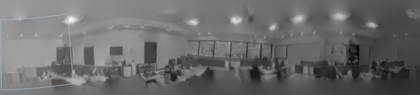
%> input picture proposal/presentation/panorama.png, 420 x 95 px, shrunk from 1412 x 320 before the run
$ octave test_full_tracking_and_reconstruction.m   (GNU Octave 9; MATLAB toolbox functions it lacks are replaced by stand-ins)
%> lines starting %> are read from the running program, lines starting %| are printed output that depends on the picture
### source/camera_simulation/flyDiffCam.m
function [allAddr, allTS, thetas, endState] = flyDiffCam(imagepath, thetaStart, thetaStop, omega, startState)
%> called with imagepath = 'camera_simulation/testimages/panorama.png', thetaStart = [0.785 0.785 0], thetaStop = [-0.785 -0.785 0], omega = [-1e-06 -1e-06 0]

% Simulates a camera rotation of the event camera in the scene given by 'imagepath'
%
% Arguments:
% imagepath: the path to the scene image as string
% thetaStart: the initial camera orientation (angles)
% thetaStop: the stopping orientation
% omega: the rotation speed (orientation change in one timestep)
% startState: the state of each pixel at the beginning (in case of several
% concatenated paths)

% theta = thetaStart;

params = getParameters();

if nargin < 5 || (size(startState, 1) ~= params.simulationPatchSize || size(startState, 2) ~= params.simulationPatchSize)
    state = zeros(params.simulationPatchSize);
else
    state = startState;
end

img = im2double(rgb2gray(imread(imagepath)));
%> img: size 95x420 double; min 0.0157, max 0.988, mean 0.42
% time = 1;

allAddr = zeros(100000,1);
allTS = zeros(100000,1);
thetas = zeros(100000,3);
lastOccupied = 0;

threshold = params.pixelIntensityThreshold;

steps = round((thetaStop - thetaStart) ./ omega);

steps((thetaStop - thetaStart) == 0 & omega == 0) = 0; %avoid invalid values due to division by 0

if (steps(1) ~= steps(2) && steps(1) ~= 0 && steps(2) ~= 0) || ...
        (steps(1) ~= steps(3) && steps(1) ~= 0 && steps(3) ~= 0) || ...
        (steps(2) ~= steps(3) && steps(2) ~= 0 && steps(3) ~= 0) || ...
        steps(1) < 0 || ...
        steps(2) < 0 || ...
        steps(3) < 0;

    fprintf('steps(1): %d\n', steps(1));
    fprintf('steps(2): %d\n', steps(2));
    fprintf('steps(3): %d\n', steps(3));
    error('movement in alpha/beta dimension not consisten with start/endpoints');
end

fprintf('starting simulation with %d timesteps\n', max(steps));

invKPs = getInvKPsforPatch();

% [MEX]: recommended: use compiled function here for speedup
%lastPatch = getPatch_mex(img, invKPs, thetaStart, params.simulationPatchSize);
lastPatch = getPatch(img, invKPs, thetaStart, params.simulationPatchSize);

for i = 1:max(steps)

    theta = thetaStart + i*omega;

    % [MEX]: recommended: use compiled function here for speedup
    %patch = getPatch_mex(img, invKPs, theta, params.simulationPatchSize);
    patch = getPatch(img, invKPs, theta, params.simulationPatchSize);

	[addr, ts, state] = getSignals(lastPatch, patch, i, state, threshold);

    newEvents = size(addr,1);

    if lastOccupied + newEvents > size(allAddr,1)
        %does not fit into array -> resize
        disp('resize');
        oldSize = size(allAddr,1);
        newSize = oldSize + 100000;
        newAllAddr = zeros(newSize,1);
        newAllTS = zeros(newSize,1);
        newThetas = zeros(newSize,3);

        newAllAddr(1:lastOccupied) = allAddr(1:lastOccupied);
        newAllTS(1:lastOccupied) = allTS(1:lastOccupied);
        newThetas(1:lastOccupied,:) = thetas(1:lastOccupied,:);

        allAddr = newAllAddr;
        allTS = newAllTS;
        thetas = newThetas;
    end


    allAddr((lastOccupied+1):(lastOccupied+newEvents)) = addr;
    allTS((lastOccupied+1):(lastOccupied+newEvents)) = ts;
    thetas((lastOccupied+1):(lastOccupied+newEvents),:) = repmat(theta, newEvents, 1);

    lastOccupied = lastOccupied+newEvents;

	lastPatch = patch;

    if mod(i, 1000) == 0
        fprintf('timestep %d/%d\n', i, max(steps));
        state(isnan(state)) = 0; %reset nan values
    end
end

% remove leftover space
allAddr = allAddr(1:lastOccupied);
allTS = allTS(1:lastOccupied);
thetas = thetas(1:lastOccupied,:);

endState = state;

return;

### source/camera_simulation/getInvKPsforPatch.m
function invKPs = getInvKPsforPatch()
% calculates K\p for all pixels p of the simulated camera
% this is just a convencience, as we usually need p*K^(-1) instead of just p

% get global Parameters
params = getParameters();

invKPs = zeros([params.simulationPatchSize params.simulationPatchSize 2]);
indexOffset = (params.dvsPatchSize - params.simulationPatchSize)/2;
for u = 1:params.simulationPatchSize
    for v = 1:params.simulationPatchSize
        invKP = params.cameraIntrinsicParameterMatrix \ [u+indexOffset v+indexOffset 1]';
        invKPs(v, u, :) = invKP(1:2);
    end
end

end

### source/camera_simulation/getPatch.m
function patch = getPatch(img, invKPs, theta, cameraSize)
%> called with theta = [0.785 0.785 0], cameraSize = 64

% Extracts a 'cameraSize'x'cameraSize' sized pixel patch out of the given image,
% assuming this is a 360 degree panorama.
% The FOV depends on the camera intrinsic parameter matrix
% K and the camera orientation in angles alpha, beta, gamma around x-, y-
% and z-axis in image space (x axis points up, z axis points away from camera)
% invKPs is the matrix of each pixel coordinate multiplied with the inverse
% of K
% input:
% img: the input image
% invKPs: matrix with the products of pixel positions and the inverse of K
% theta: the 1x3 vector with angles [alpha, beta, gamma]
% cameraSize: the side length of the square camera (in pixels)

pixelCoords = cameraToWorldCoordinatesBatch(invKPs,theta,size(img));

patch = reshape(interp2(img, pixelCoords(:,2), pixelCoords(:,1)), [cameraSize, cameraSize]);
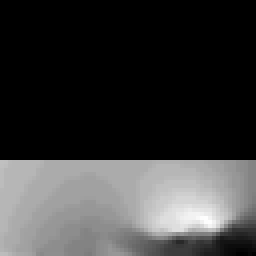
%> patch: size 64x64 double (shown 4 times larger); 62.5% of the values are NaN or infinite; the others: min 0.451, max 0.55, mean 0.512; drawn with min black, max white, NaN and infinite black

end

### source/camera_simulation/getSignals.m
function [addr, ts, state] = getSignals(oldPatch, newPatch, time, state, threshold)

% computes the signals of the changed pixels from the two image patches and the system state

% get global parameters
params = getParameters();

diff = double(newPatch) - double(oldPatch);

state = state + diff;

% state(isnan(state)) = 0; %hack to avoid constant Nan values if one pixel
% was once outside of the source image

pIdx = state > threshold;
nIdx = state < -threshold;

% compute indices of noise
noiseInds = randperm(params.simulationPatchSize^2, max(20, round(sum(sum(pIdx + nIdx))/20)));
nOfNoisePxls = size(noiseInds, 1);
pIdx(noiseInds(1:round(nOfNoisePxls / 4))) = true;
nIdx(noiseInds(1:round(nOfNoisePxls / 4))) = false;
pIdx(noiseInds(round(nOfNoisePxls / 4 + 1):round(nOfNoisePxls / 2))) = false;
nIdx(noiseInds(round(nOfNoisePxls / 2 + 1):round(3*nOfNoisePxls / 4))) = true;
pIdx(noiseInds(round(nOfNoisePxls / 2 + 1):round(3*nOfNoisePxls / 4))) = false;
nIdx(noiseInds(round(3*nOfNoisePxls / 4 + 1):end)) = false;

% [5 lines of commented-out code are left out]

[vp, up] = find(pIdx);
[vn, un] = find(nIdx);

% state(vp, up) = state(vp, up) - threshold;
% state(vn, un) = state(vn, un) + threshold;

state(vp, up) = 0;
state(vn, un) = 0;

% WHY IS THERE A -1 ?
% The camera works with 8 bit unsigned integers for pixel coordinates
addr = getTmpdiff128Addr([up; un]-1,  [vp; vn]-1,  [ones(size(vp)); zeros(size(vn))]);

ts = time*ones(size(addr));

### source/constants/getParameters.m
function params = getParameters()

% function params = getParameters()
% This function returns a struct with the constant parameters used in both
% the simulation and the reconstruction.
%
% Available fields:
% cameraIntrinsicParameterMatrix: The intrinsic parameter matrix K
% used to map positions from camera space to world space
%
% dvsPatchSize: The size (side length) of the original, square camera sensor in pixels
%
% simulationPatchSize: The size (sidel length) of the virtual, square camera sensor used in the
% simulation in pixels
%
% measurementNoise: The assumed camera measurement noise for the Kalman
% filters
%
% pixelIntensityThreshold: The threshold of a pixel to trigger an event
%
% outputImageSize: The size ([height, width], in pixels) of the image
% produced by the reconstruction
%
% Some more detailed explanations in the function code

% The approximate intrinsic parameter matrix of the DVS, also used for our
% simulation
params.cameraIntrinsicParameterMatrix = [87.5 0 64.5; 0 87.5 64.5; 0 0 1];

% The size of the DVS sensor in pixels, needed to use the compute some
% offsets when saving events
% DO NOT CHANGE THIS ONE!!
params.dvsPatchSize = 128;

% The sensor size of the virtual camera in our simulation (in pixels), must
% not be larger than the original camera sensor size.
% A smaller sensor leads to a speedup in both simulation and reconstruction
params.simulationPatchSize = 64;

% The assumed measurement noise of the camera for the Kalman Filters
params.measurementNoise = 0.01;

% The accumulated intensity change that a pixel needs to trigger an event.
% Used in both the simulation and the reconstruction.
% The original camera threshold should be around 0.22, but with the
% simulation we need a smaller value to generate enough events.
params.pixelIntensityThreshold = 0.05;

% The size ([height, width], in pixels) of the image produced by the
% reconstruction
params.outputImageSize = [1000 2000];


params.reconstruction.trackingWeight = 0.01;

% TODO: update this Q'n'A ;)
% Q: what is a good value for sigma?
% A: something proportional to the expected movement between two events
%    if the intensity threshold is at, say, 5 then the simulator produces
%    the first event at movement of around 0.0003, so sigma should be very
%    small (and so should the timesteps of the simulation!)
%    as a rule of thumb: sigma ~ motion_speed * gradient
% sigma = 0.005; % good for first movement
% sigma = 0.00001;

% TODO: find good values for sigma here (dependent on average time between
% events and movement in that period)

% the longer we wait between events, the longer the camera probably moved
params.tracking.predictSigma = 0.00002;

% These paramaters characterize the likelihood function for the bayesian
% update in the tracking system. The likelihood for P(movement|event) is
% basically a gaussian centered around a contrast which highly likely
% generates an event (i.e. the pixelIntensityThreshold from above), but at
% least intensitiy_likelihood_min (so that even particles which do not
% match at all get some low probability instead of being discarded
% completely).
params.tracking.intensity_likelihood_min       = 0.02;
% the lower the variance of the contrast likelihood gaussian, the less
% noisy is the tracking but the more particles are required to keep it stable.
params.tracking.intensity_likelihood_variance  = 0.08;

### source/camera_simulation/cameraToWorldCoordinatesBatch.m
function [ world_coordinates ] = cameraToWorldCoordinatesBatch( invKPs, theta, img_size )
%
% parameters:
%  invKPs: list 128x128x2 of pixels with applied inverted camera intrinsics (i.e. K \ [u v 1]')
%  theta: Camera orientation
%  img_size: [H,W] size of world image (i.e. size(img))
%  //img_size: [W,H] size of world image (i.e. [size(img,2), size(img,1)])
%
% output:
%  [y, x]: pixel coordinates in world image coordinates ([1,img_size])


% % compute ray angle through pixel
% % TODO: don't we have to center these coordinates? I.e. u-=64 or something.
% % -> No, this is already included in K, the camera intrinsics
% invKP = K \ [u v 1]';
% deltaAlpha = atan(cos(-theta(3))*invKP(2) + sin(-theta(3))*invKP(1));
% deltaBeta  = atan(cos(-theta(3))*invKP(1) - sin(-theta(3))*invKP(2));
% targetO    = [-theta(2) + deltaBeta, -theta(1) + deltaAlpha];
%
% % compute coordinates in input image
% % targetCoords = [targetP(2)*size(img, 2)/(2*pi) + origin(1), targetP(1)*size(img, 2)/(2*pi) + origin(2)];
% world_coordinates = (targetO * img_size(2)/(2*pi)) + img_size/2;
% % roundedCoords = round(targetCoords);


origin = zeros([1 1 2]);
origin(1,1,:) = img_size/2;

% [20 lines of commented-out code are left out]
assert(size(invKPs,1) == size(invKPs,2), 'invKPs matrix must be square');

assert(size(invKPs,3) == 2, 'invKPs matrix must contain two values per pixel');


N = size(invKPs,1);

cosMat = cos(-theta(3))*ones(N);
sinMat = sin(-theta(3))*ones(N);

deltaAlphas = atan(cosMat .* invKPs(:,:,2) + sinMat .* invKPs(:,:,1));
deltaBetas  = atan(cosMat .* invKPs(:,:,1) - sinMat .* invKPs(:,:,2));
targetOs = zeros(size(invKPs));
targetOs(:,:,1) = -theta(1)*ones(N) + deltaAlphas;
targetOs(:,:,2) = -theta(2)*ones(N) + deltaBetas;

targetCoords = (targetOs .* (double(img_size(2))/(2*pi))) + repmat(double(origin), [N N 1]);

world_coordinates = reshape(targetCoords, N*N, 2);


end

### source/address_conversion/getTmpdiff128Addr.m
function rawAddr=getTmpdiff128Addr(x,y,pol)
%function rawAddr=getTmpdiff128Addr(x,y,pol);
% returns a raw address for Tmpdiff128 for a pixel with x,y location and
% pol polarity with pol=0 for OFF and 1 for ON
% TODO: use 1/-1 like in extractRetinaEventsFromAddr()
% EXPECTS {x, y} in [0, 127]!!
% TODO: expect x and y to be one-based (i.e. element of [1, 128]) and
% clamp & convert them here (and in extractRetinaEventsFromAddr).
assert(all(x>=0)); assert(all(x<128));
assert(all(y>=0)); assert(all(y<128));

rawAddr=(128-1-y)*256+(128-1-x)*2+pol; %extractor.getAddressFromCell(x,y,pol);

### source/test_full_tracking_and_reconstruction.m
% simulates camera path and then tracks camera and reconstructs the image from this
% i.e. scene reconstruction with tracking
% WARNING: this script is extremely slow if run without compiled files.

warning('this script is extremely slow if run without compiled files.');

imagepath = 'camera_simulation/testimages/panorama.png';

% the smaller, the more realistic but more computationally intensive!
step_size = 0.000001;


% some examples for different camera trajectories

thetaCheckpoints = ...
    [pi/4, pi/4, 0 ; ...
   -pi/4, -pi/4, 0; ...
   pi/4, -pi/4, 0; ...
   -pi/4, pi/4, 0];

omegas = ...
    step_size * ...
    [-1, -1, 0; ...
    1, 0, 0; ...
    -1, 1, 0];

% thetaCheckpoints = ...
%     [0 0 0; ...
%     -pi/8 -pi/8 0];
% omegas = ...
%     step_size * ...
%     [-1 -1 0];

% thetaCheckpoints = ...
%     0.2 * ...
%     [0 0 0; ...
%     0 -1 0; ...
%     -1 -1 0; ...
%     -1 -2 0; ...
%     -2 -2 0]; ...
%     -2 -3 0; ...
%     -3 -3 0];
%
% omegas = ...
%     step_size * ...
%     [0 -1 0; ...
%     -1 0 0; ...
%     0 -1 0; ...
%     -1 0 0]; ...
%     0 -1 0; ...
%     -1 0 0];

% get global parameters
params = getParameters();

allAddr = [];
allTS = 0; %set first number 0 to have reference for first bunch of stamps
allThetas = [];
intermediateState = zeros(params.simulationPatchSize);

for i = 1:size(thetaCheckpoints, 1) - 1

    fprintf('simulating subpath %d/%d\n', i, size(omegas, 1));

%> (the run ends here)
